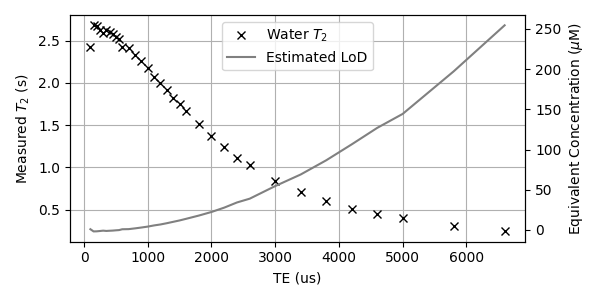

Generate this figure with Python:
import matplotlib.pyplot as plt
import numpy as np

tedata = np.array([[100,2.423],
            [150,2.683],
            [200,2.67],
            [250,2.63],
            [300,2.587],
            [350,2.623],
            [400,2.599],
            [450,2.579],
            [500,2.547],
            [550,2.52],
            [600,2.427],
            [700,2.414],
            [800,2.337],
            [900,2.255],
            [1000,2.173],
            [1100,2.076],
            [1200,2.004],
            [1300,1.916],
            [1400,1.828],
            [1500,1.748],
            [1600,1.664],
            [1800,1.515],
            [2000,1.378],
            [2200,1.243],
            [2400,1.113],
            [2600,1.034],
            [3000,0.836],
            [3400,0.711],
            [3800,0.601],
            [4200,0.512],
            [4600,0.444],
            [5000,0.399],
            [5800,0.305],
            [6600,0.243]])

te_fig, ax = plt.subplots(figsize=(6,3))
ln1 = ax.plot(tedata[:,0], tedata[:,1], 'kx')
ax.set_xlabel('TE (us)')
ax.set_ylabel('Measured $T_2$ (s)')
axn = ax.twinx()
axn.set_ylabel("Equivalent Concentration ($\mu$M)")
ln2 = axn.plot(tedata[:,0], (1/tedata[:,1] - 0.4)/0.0146, color='grey')
ax.grid()
ax.legend(ln1+ln2,["Water $T_2$", "Estimated LoD"],  loc='upper center')
plt.tight_layout()
plt.show()
